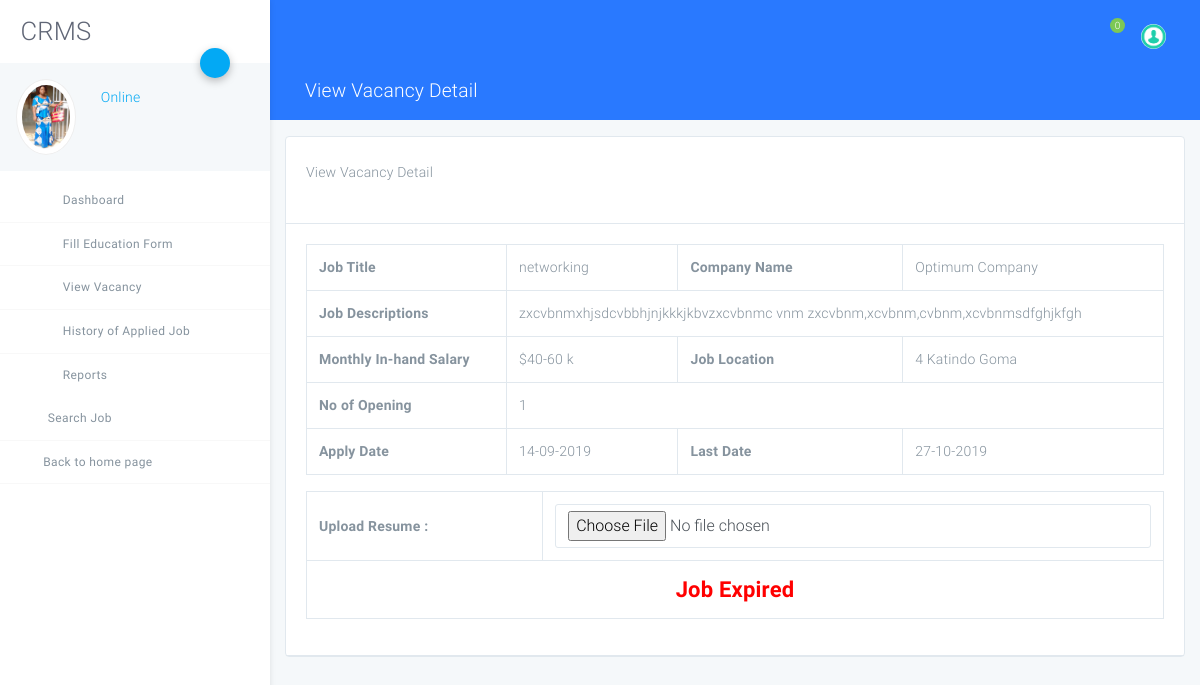
Page /user/view-vacancy-details.php?viewid=17 (signed in) on the committed database.
### tables this page shows
CREATE TABLE `tbluser` (
  `ID` int(10) NOT NULL,
  `FullName` varchar(120) DEFAULT NULL,
  `Email` varchar(120) DEFAULT NULL,
  `MobileNumber` bigint(10) DEFAULT NULL,
  `StudentID` varchar(120) DEFAULT NULL,
  `Gender` varchar(120) NOT NULL,
  `Address` mediumtext NOT NULL,
  `Age` int(5) NOT NULL,
  `DOB` varchar(120) NOT NULL,
  `Image` varchar(120) NOT NULL,
  `Password` varchar(120) DEFAULT NULL,
  `UserRegdate` timestamp NULL DEFAULT current_timestamp(),
  `vkey` varchar(45) NOT NULL,
  `Verified` tinyint(1) NOT NULL,
  `Is_Active` int(1) DEFAULT NULL
);

CREATE TABLE `tblvacancy` (
  `ID` int(10) NOT NULL,
  `CompanyID` int(10) DEFAULT NULL,
  `JobTitle` varchar(200) DEFAULT NULL,
  `MonthlySalary` varchar(120) DEFAULT NULL,
  `JobDescriptions` mediumtext DEFAULT NULL,
  `NoofOpenings` varchar(50) DEFAULT NULL,
  `JobLocation` varchar(120) DEFAULT NULL,
  `ApplyDate` varchar(120) DEFAULT NULL,
  `LastDate` varchar(120) DEFAULT NULL,
  `JobpostingDate` datetime DEFAULT current_timestamp()
);

CREATE TABLE `tblcompany` (
  `ID` int(10) NOT NULL,
  `CompanyName` varchar(120) DEFAULT NULL,
  `ContactPerson` varchar(100) DEFAULT NULL,
  `CompanyUrl` varchar(200) DEFAULT NULL,
  `CompanyAddress` mediumtext DEFAULT NULL,
  `MobileNumber` bigint(10) DEFAULT NULL,
  `CompanyEmail` varchar(200) DEFAULT NULL,
  `CompanyLogo` varchar(200) DEFAULT NULL,
  `Password` varchar(120) DEFAULT NULL,
  `CompanyRegdate` timestamp NOT NULL DEFAULT current_timestamp()
);

### user/view-vacancy-details.php (the view, shortened to what this page needs)
<?php
include('includes/dbconnection.php');
if (strlen($_SESSION['crmsuid']==0)) {
  header('location:logout.php');
  } else{
  ?>
<!DOCTYPE html>
<html lang="zxx">
<head>
    <link rel="stylesheet" href="assets/css/app.css">
</head>
<body class="light">
<div id="app">
<?php include_once('includes/sidebar.php');?>
<?php include_once('includes/header.php');?>
    <div class="page has-sidebar-left">
    <header class="blue accent-3 relative">
        <div class="container-fluid text-white">
            <div class="row p-t-b-10 ">
                <div class="col">
                    <h4>
                        <i class="icon-package"></i>
                        View Vacancy Detail
                    </h4>
                </div>
            </div>
        </div>
    </header>
    <div class="animatedParent animateOnce">
        <div class="container-fluid my-3">
            <div class="row">
                <div class="col-md-12">
                    <div class="card">
                        <div class="card-body b-b">
                            <p>View Vacancy Detail</p>
                        </div>
                        <div class="card-body b-b">
  <?php
 $edid=$_GET['viewid'];
$ret=mysqli_query($con,"select tblcompany.ID as cid,tblcompany.CompanyName,tblvacancy.ID,tblvacancy.JobTitle,tblvacancy.JobpostingDate,tblvacancy.MonthlySalary,tblvacancy.JobDescriptions,tblvacancy.JobLocation,tblvacancy.NoofOpenings,tblvacancy.ApplyDate,tblvacancy.LastDate from tblcompany join  tblvacancy on tblcompany.ID=tblvacancy.CompanyID where tblvacancy.ID='$edid'");
while ($row=mysqli_fetch_array($ret)) {
?>
<table class="table table-bordered table-hover data-tables">
    <tr>
  <th width="200">Job Title</th>
  <td><?php  echo $row['JobTitle'];?></td>
  <th>Company Name</th>
  <td><?php  echo $row['CompanyName'];?></td>
  </tr>
   <tr>
  <th>Job Descriptions</th>
  <td colspan="3"><?php  echo $row['JobDescriptions'];?></td>
  </tr>
  <tr>
  <th>Monthly In-hand Salary</th>
  <td><?php  echo $row['MonthlySalary'];?></td>
  <th>Job Location</th>
  <td><?php  echo $row['JobLocation'];?></td>
  </tr>
  <tr>
  <th>No of Opening</th>
  <td colspan="3"><?php  echo $row['NoofOpenings'];?></td>
</tr>
  <th>Apply Date</th>
  <td><?php  echo $adate=$row['ApplyDate'];?></td>
  <th>Last Date</th>
  <td><?php  echo $ldate=$row['LastDate'];?></td>
</table>
<?php } ?>
<table class="table table-bordered table-hover data-tables">
<form method="post" name="submit" enctype="multipart/form-data">
<tr>
    <th>Upload Resume :</th>
    <td>
    <input type='file' name="resume" placeholder="resume" rows="12" cols="14" class="form-control wd-450" required="true"></td>
  </tr>
<?php
$cdate=date("d-m-Y");
$aadate = date("d-m-Y", strtotime($adate));
$lldate = date("d-m-Y", strtotime($ldate));
if(($cdate >= $aadate) and ($cdate < $lldate ))
{
?>
<tr align="center">
    <td colspan="2"><button type="submit" name="submit" class="btn btn-primary">Apply Now</button></td>
  </tr>
<?php } else {?>
  <tr>
     <th colspan="2" style="text-align:center; font-weight:bold; color:red; font-size:22px;">Job Expired</th>
  </tr>
<?php } ?>
  </form>
  </table>
                        </div>
                    </div>
                </div>
            </div>
        </div>
    </div>
</div>
</div>
</body>
</html>
<?php }  ?>

### user/includes/sidebar.php (shortened to what this page needs)
<aside class="main-sidebar fixed offcanvas shadow">
    <section class="sidebar">
        <div class="w-80px mt-3 mb-3 ml-3">
<h2 align="center">CRMS</h2>
        </div>
        <div class="relative">
            <a data-toggle="collapse" href="#userSettingsCollapse" role="button" aria-expanded="false"
               aria-controls="userSettingsCollapse" class="btn-fab btn-fab-sm fab-right fab-top btn-primary shadow1 ">
                <i class="icon icon-cogs"></i>
            </a>
            <div class="user-panel p-3 light mb-2">
                <div>
<?php
$uid=$_SESSION['crmsuid'];
$ret=mysqli_query($con,"select FullName,Image from tbluser where ID='$uid'");
$row=mysqli_fetch_array($ret);
$name=$row['FullName'];
$pimage=$row['Image'];
?>
                    <div class="float-left image">
<img class="user_avatar" src="images/<?php echo $pimage;?>" alt="<?php echo $name;?>">
                    </div>
                    <div class="float-left info">
                        <a href="user-profile.php"><i class="icon-circle text-primary blink"></i> Online</a>
                    </div>
                </div>
                <div class="clearfix"></div>
            </div>
        </div>
        <ul class="sidebar-menu">
            <li class="treeview"><a href="dashboard.php">
                <i class="icon icon-sailing-boat-water purple-text s-18"></i> <span>Dashboard</span>
            </a>
            </li>
            <li class="treeview"><a href="#">
                <i class="icon icon icon-package blue-text s-18"></i>
                <span>Fill Education Form</span>
            </a>
            </li>
            <li class="treeview"><a href="view-vacancy.php">
                <i class="icon icon-documents3 text-red s-18"></i>
                <span>View Vacancy</span>
            </a>
            </li>
            <li class="treeview"><a href="histroy-applied-job.php">
                <i class="icon icon-bar-chart2 pink-text s-18"></i>
                <span>History of Applied Job</span>
            </a>
            </li>
            <li class="treeview no-b"><a href="#">
                <i class="icon icon-package light-green-text s-18"></i>
                <span>Reports</span>
            </a>
            </li>
            <li class="treeview"><a href="search-job.php">
                <i class="icon-search3 light-green-text s-18"></i>
                <span>Search Job</span>
            </a>
            </li>
<li class="treeview"><a href="../index.php">
                <i class="icon-long-arrow-left"></i>
                <span>Back to home page</span>
            </a>
            </li>
        </ul>
    </section>
</aside>

### rows in the picture
tbluser: Image (picture)
tblvacancy: JobTitle "networking", CompanyID.CompanyName "Optimum Company", JobDescriptions "zxcvbnmxhjsdcvbbhjnjkkkjkbvzxcvbnmc vnm zxcvbnm,xcvbnm,cvbnm,xcvbnmsdfghjkfgh", MonthlySalary "$40-60 k", JobLocation "4 Katindo Goma", NoofOpenings "1", ApplyDate "14-09-2019", LastDate "27-10-2019"

### other values in the picture
$count "0"
